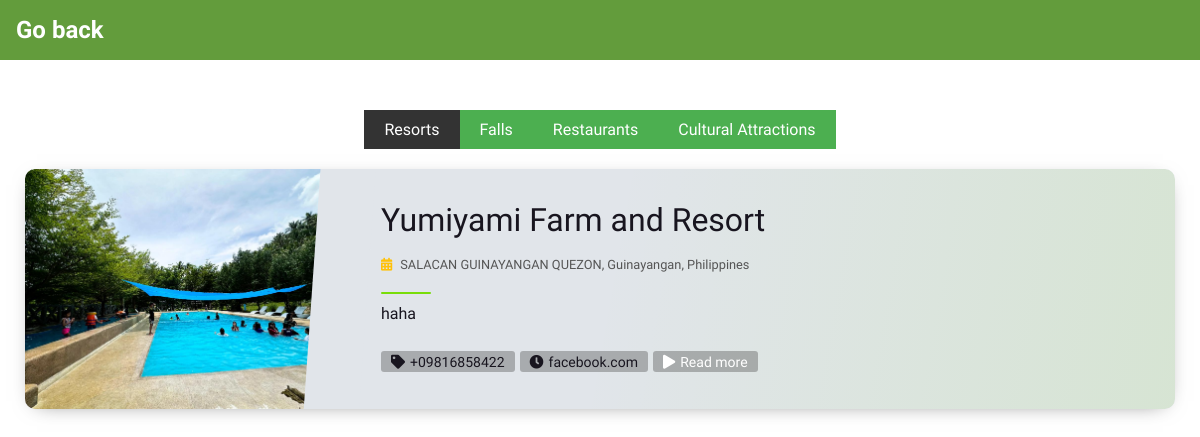
/resort/, run on the app's committed database.
### app/models.py (models this page shows, shortened)
class Resort(models.Model):
    name = models.CharField(max_length=255)
    description = models.TextField(blank=True, null=True)
    entrance_fee_adult = models.DecimalField(max_digits=10, decimal_places=2, default=0)
    entrance_fee_discounted = models.DecimalField(max_digits=10, decimal_places=2, default=0)
    phone = models.CharField(max_length=15)
    gmail = models.CharField(max_length=30)
    facebook = models.CharField(max_length=30)
    location = models.CharField(max_length=100)
    image_1 = models.ImageField(upload_to='app/images/', blank=True, null=True)
    image_2 = models.ImageField(upload_to='app/images/', blank=True, null=True)
    image_3 = models.ImageField(upload_to='app/images/', blank=True, null=True)
    image_4 = models.ImageField(upload_to='app/images/', blank=True, null=True)
    image_5 = models.ImageField(upload_to='app/images/', blank=True, null=True)
    owner = models.ForeignKey(CustomUser, on_delete=models.CASCADE, related_name='resorts')

### app/views.py (the view)
# urls.py: path('resort/', views.resort, name='resort'),
def resort(request):
    resorts = Resort.objects.all()
    falls = Falls.objects.all()
    restaurants = Restaurant.objects.all()
    cultural_attractions = CulturalAttraction.objects.all()
    context = {
        'resorts': resorts,
        'falls': falls,
        'restaurants': restaurants,
        'cultural_attractions': cultural_attractions
    }
    return render(request, 'app/resort.html', context)

### templates/app/resort.html (shortened to what this page needs)
{% load static %}
<!DOCTYPE html>
<html lang="en">
<head>
  <link rel="stylesheet" href="{% static 'app/css/card.css' %}">
  <link rel="stylesheet" href="{% static 'app/css/tourist_page.css' %}">
  <link href="https://cdnjs.cloudflare.com/ajax/libs/font-awesome/5.15.4/css/all.min.css" rel="stylesheet">
</head>
<body>
  <nav class="navbar">
    <a href="{% url 'home' %}" class="navbar-brand m-1 text-light">Go back</a>
  </nav>
  <div class="container py-3 mt-5">
    <div class="tabs">
      <button class="tab-btn active" onclick="showTab('resorts')">Resorts</button>
      <button class="tab-btn" onclick="showTab('falls')">Falls</button>
      <button class="tab-btn" onclick="showTab('restaurants')">Restaurants</button>
      <button class="tab-btn" onclick="showTab('cultural')">Cultural Attractions</button>
    </div>
    <div id="resorts" class="tab-content active">
      {% for resort in resorts %}
        {% if resort.owner.is_verified %}
        <article class="postcard light green">
          <a class="postcard__img_link" href="#">
            {% if resort.image_1 %}
              <img class="postcard__img" src="{{ resort.image_1.url }}" alt="Image of {{ resort.name }}" />
            {% else %}
              <img class="postcard__img" src="{% static 'app/images/placeholder.png' %}" alt="No image available" />
            {% endif %}
          </a>
          <div class="postcard__text t-dark">
            <h1 class="postcard__title green"><a href="{% url 'resort_detail' resort.id %}">{{ resort.name }}</a></h1>
            <div class="postcard__subtitle small">
              <i class="fas fa-calendar-alt mr-2"></i>{{ resort.location }}
            </div>
            <div class="postcard__bar"></div>
            <div class="postcard__preview-txt">{{ resort.description }}</div>
            <ul class="postcard__tagbox">
              <li class="tag__item"><i class="fas fa-tag mr-2"></i>+{{ resort.phone }}</li>
              <li class="tag__item"><i class="fas fa-clock mr-2"></i>{{ resort.facebook }}</li>
              <li class="tag__item play green">
                <a href="{% url 'resort_detail' resort.id %}"><i class="fas fa-play mr-2"></i>Read more</a>
              </li>
            </ul>
          </div>
        </article>
        {% endif %}
      {% endfor %}
    </div>
  </div>
</body>
</html>

### static/app/css/card.css (style rules this page uses)
body { font-family: "Baloo 2", cursive; font-size: 16px; text-rendering: optimizeLegibility; font-weight: initial; }
.light { background: #f3f5f7; }
a, a:hover { text-decoration: none; transition: color 0.3s ease-in-out; }
.postcard { flex-wrap: wrap; display: flex; box-shadow: 0 4px 21px -12px rgba(0, 0, 0, 0.66); border-radius: 10px; margin: 0 0 2rem 0; overflow: hidden; position: relative; color: #ffffff; }
.postcard.light { background-color: #e1e5ea; }
.postcard .t-dark { color: #18151f; }
.postcard a { color: inherit; }
.postcard h1, .postcard .h1 { margin-bottom: 0.5rem; font-weight: 500; line-height: 1.2; }
.postcard .small { font-size: 80%; }
.postcard .postcard__title { font-size: 1.75rem; }
.postcard .postcard__img { max-height: 180px; width: 100%; object-fit: cover; position: relative; }
.postcard .postcard__img_link { display: contents; }
.postcard .postcard__bar { width: 50px; height: 10px; margin: 10px 0; border-radius: 5px; background-color: #424242; transition: width 0.2s ease; }
.postcard .postcard__text { padding: 1.5rem; position: relative; display: flex; flex-direction: column; }
.postcard .postcard__preview-txt { overflow: hidden; text-overflow: ellipsis; text-align: justify; height: 100%; }
.postcard .postcard__tagbox { display: flex; flex-flow: row wrap; font-size: 14px; margin: 20px 0 0 0; padding: 0; justify-content: center; }
.postcard .postcard__tagbox .tag__item { display: inline-block; background: rgba(83, 83, 83, 0.4); border-radius: 3px; padding: 2.5px 10px; margin: 0 5px 5px 0; cursor: default; user-select: none; transition: background-color 0.3s; }
.postcard:before { content: ""; position: absolute; top: 0; right: 0; bottom: 0; left: 0; background-image: linear-gradient(-70deg, #424242, transparent 50%); opacity: 1; border-radius: 10px; }
@media screen and (min-width: 768px) { .postcard { flex-wrap: inherit; } }
@media screen and (min-width: 768px) { .postcard .postcard__title { font-size: 2rem; transform: scale(1); } }
@media screen and (min-width: 768px) { .postcard .postcard__tagbox { justify-content: start; } }
@media screen and (min-width: 768px) { .postcard .postcard__img { max-width: 300px; max-height: 100%; transition: transform 0.3s ease; } }
@media screen and (min-width: 768px) { .postcard .postcard__text { padding: 3rem; width: 100%; } }
@media screen and (min-width: 768px) { .postcard:nth-child(2n+1) { flex-direction: row; } }
@media screen and (min-width: 768px) { .postcard:nth-child(2n+1) .postcard__text:before { left: -12px !important; transform: rotate(4deg); } }
@media screen and (min-width: 1024px) { .postcard .postcard__text { padding: 2rem 3.5rem; } }
@media screen and (min-width: 1024px) { .postcard .postcard__text:before { content: ""; position: absolute; display: block; top: -20%; height: 130%; width: 55px; } }
@media screen and (min-width: 1024px) { .postcard.light .postcard__text:before { background: #e1e5ea; } }
.green .postcard__bar { background-color: #79dd09; }
.green::before { background-image: linear-gradient(-30deg, rgba(121, 221, 9, 0.1), transparent 50%); }
@media screen and (min-width: 769px) { .green::before { background-image: linear-gradient(-80deg, rgba(121, 221, 9, 0.1), transparent 50%); } }
* { margin: 0; padding: 0; box-sizing: border-box; }
.navbar { display: flex; align-items: center; justify-content: space-between; padding: 1rem; background-color: #639c3c; color: #fff; margin-bottom: 50px; }
.navbar-brand { font-size: 1.5rem; font-weight: bold; text-decoration: none; color: white; }

### templates/app/resort.html (style rules this page uses)
.tabs { display: flex; justify-content: center; margin-bottom: 20px; }
.postcard__subtitle { margin: 10px 0; color: #555; }
.postcard__subtitle .fas { color: #ffc107; margin-right: 8px; }
.postcard__tagbox { display: flex; flex-flow: row wrap; font-size: 14px; margin: 20px 0 0 0; padding: 0; justify-content: flex-end; }
.tag__item { display: inline-block; background: rgba(83, 83, 83, 0.4); border-radius: 3px; padding: 2.5px 10px; margin: 0 5px 5px 0; cursor: pointer; user-select: none; transition: background-color 0.3s; list-style: none; }
.tag__item a { color: #ffffff; text-decoration: none; }
.tag__item i { margin-right: 5px; }
.tab-btn { padding: 10px 20px; background: #4CAF50; border: none; color: white; cursor: pointer; }
.tab-btn.active { background: #333; }
.tab-content { display: none; }
.tab-content.active { display: block; }

### data on the page
Resort: image_1 (picture), name "Yumiyami Farm and Resort", location "SALACAN GUINAYANGAN QUEZON, Guinayangan, Philippines", description "haha", phone "09816858422", facebook "facebook.com"
